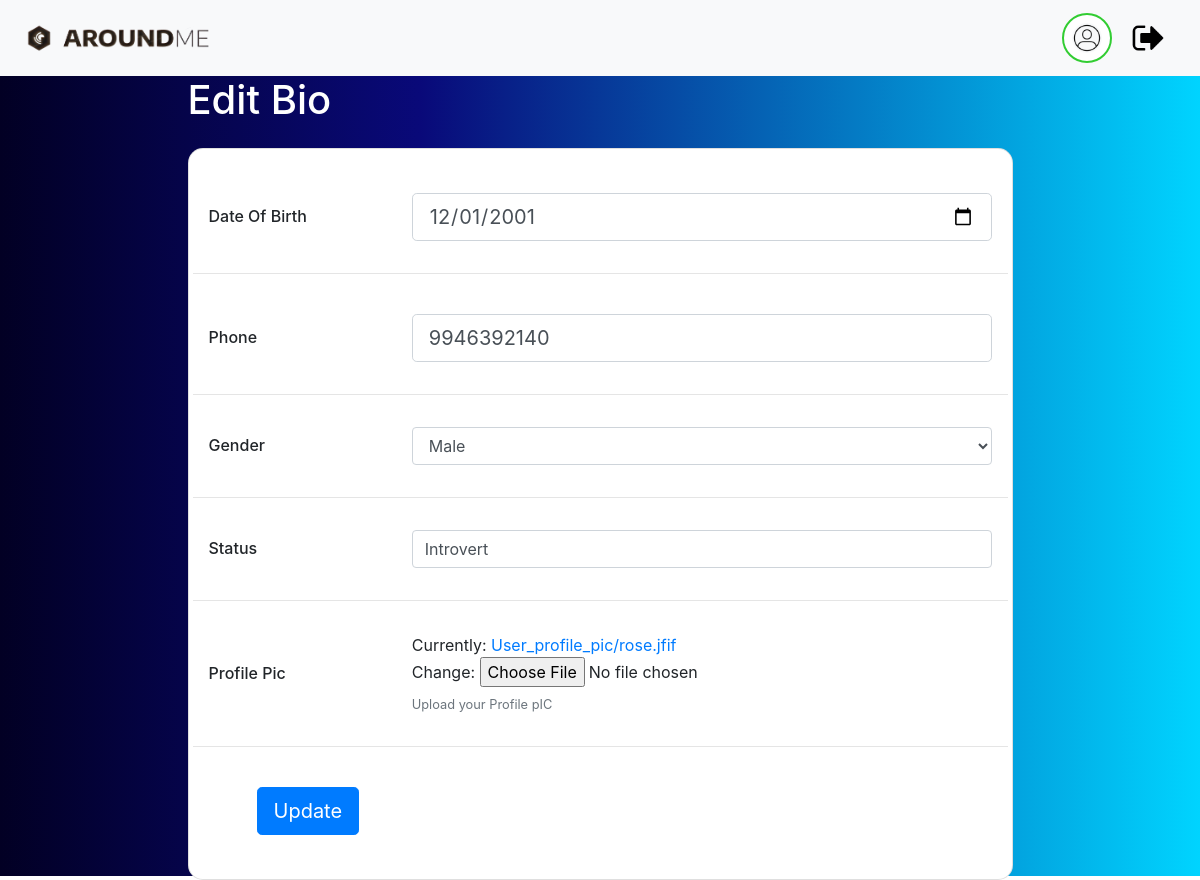
The app's page /user/EditBio/3, older data.
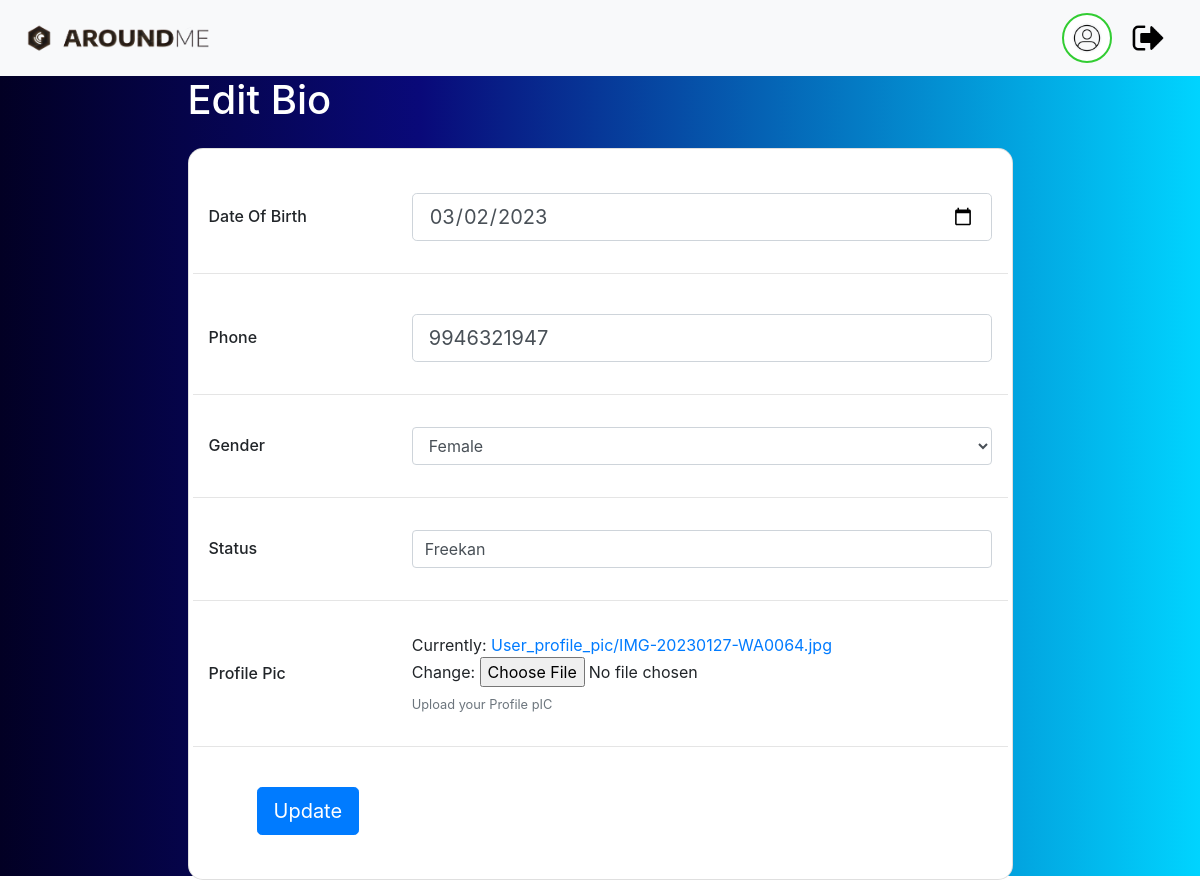
The same page, newer data.
### user/models.py (models this page shows)
class Bio(models.Model):
    dob=models.DateField()
    options=(
        ("Male","Male"),
        ("Female","Female"),
        ("other","other")
    )
    gender=models.CharField(max_length=100,choices=options,default="Male")
    phone=models.IntegerField()
    status=models.CharField(max_length=200)
    profile_pic=models.ImageField(upload_to="User_profile_pic",null=True)
    user=models.OneToOneField(User,on_delete=models.CASCADE,related_name="Bio_user")

### user/views.py (the view)
# urls.py: path("EditBio/<int:pk>",BioEdit.as_view(),name="EditBio"),
class BioEdit(UpdateView):
    form_class=BioForm
    model=Bio
    template_name="EditBio.html"
    success_url=reverse_lazy("Profile")
    pk_url_kwarg="pk"

### user/forms.py
class BioForm(forms.ModelForm):
    class Meta:
        model=Bio
        exclude=["user"]
        widgets={
            "dob":forms.DateInput(attrs={"type":"date","class":"form-control form-control-lg"}),
            "gender":forms.Select(attrs={"class":"form-control"}),
            "phone":forms.NumberInput(attrs={"class":"form-control form-control-lg"}),
            "status":forms.TextInput(attrs={"class":"form-control"}),
        }

### user/templates/EditBio.html (shortened to what this page needs)
{% extends 'UserNav.html' %}
{% block nav %}
<form method="post" enctype="multipart/form-data">
   <section class="vh-100" style="background: linear-gradient(90deg, rgba(2,0,36,1) 0%, rgba(9,9,121,1) 35%, rgba(0,212,255,1) 100%);">
    <div class="container h-50">
      <div class="row d-flex justify-content-center align-items-center h-100">
        <div class="col-xl-9">
          <h1 class="text-white mb-4">Edit Bio</h1>
          <div class="card" style="border-radius: 15px;">
            <div class="card-body">
              <div class="row align-items-center pt-4 pb-3">
                <div class="col-md-3 ps-5">
                  <h6 class="mb-0">Date Of Birth</h6>
                </div>
                <div class="col-md-9 pe-5">
                  {{form.dob}}
                </div>
              </div>
              <hr class="mx-n3">
              <div class="row align-items-center pt-4 pb-3">
                <div class="col-md-3 ps-5">
                  <h6 class="mb-0">Phone</h6>
                </div>
                <div class="col-md-9 pe-5">
                  {{ form.phone }}
                </div>
              </div>
              <hr class="mx-n3">
              <div class="row align-items-center py-3">
                <div class="col-md-3 ps-5">
                  <h6 class="mb-0">Gender</h6>
                </div>
                <div class="col-md-9 pe-5">
                  {{ form.gender }}
                </div>
              </div>
              <hr class="mx-n3">
              <div class="row align-items-center py-3">
                <div class="col-md-3 ps-5">
                  <h6 class="mb-0">Status</h6>
                </div>
                <div class="col-md-9 pe-5">
                  {{ form.status }}
                </div>
              </div>
              <hr class="mx-n3">
              <div class="row align-items-center py-3">
                <div class="col-md-3 ps-5">
                  <h6 class="mb-0">Profile Pic</h6>
                </div>
                <div class="col-md-9 pe-5">
                  {{ form.profile_pic }}
                  <div class="small text-muted mt-2">Upload your Profile pIC</div>
                </div>
              </div>
              <hr class="mx-n3">
              <div class="px-5 py-4">
                <button type="submit" class="btn btn-primary btn-lg">Update</button>
              </div>
            </div>
          </div>
        </div>
      </div>
    </div>
  </section>
{% endblock nav %}

Row changes from the older to the newer data that the page shows:
changed Bio: dob "12/01/2001" → "03/02/2023"; phone "9946392140" → "9946321947"; gender "Male" → "Female"; status "Introvert" → "Freekan"
Text that changed along with them:
text no longer shown: "Currently: User_profile_pic/rose.jfif Change:"
text now shown: "Currently: User_profile_pic/IMG-20230127-WA0064.jpg Change:"
